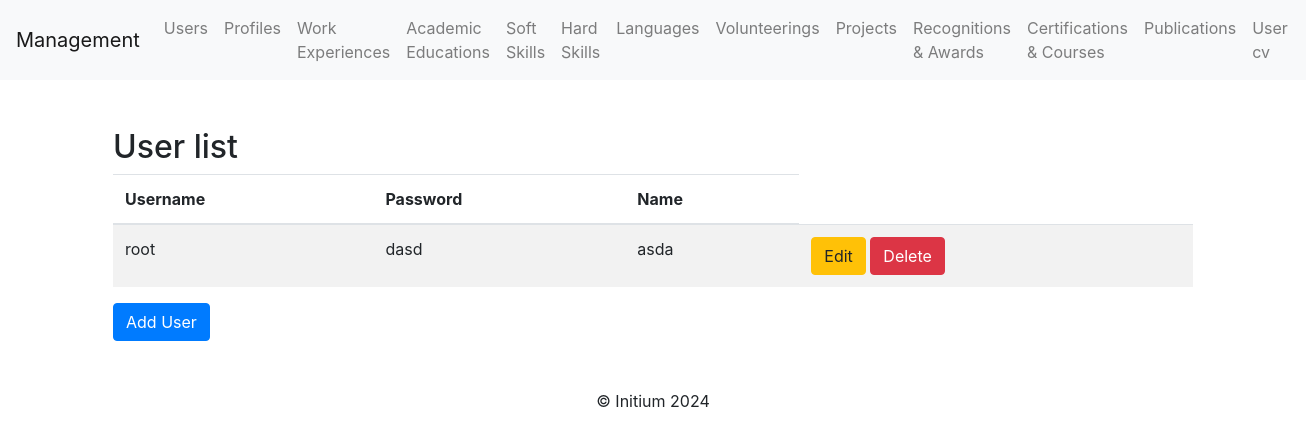
/users/, run on the app's committed database.
### profile_cv/models.py (models this page shows)
class User(models.Model):
    username = models.CharField(max_length=150, unique=True)  # Unique username
    password = models.CharField(max_length=128)  # User password
    name = models.CharField(max_length=255)  # Full name of the user

### profile_cv/views.py (the view)
# urls.py: path('users/', user_list, name='user_list'),
def user_list(request):
    users = User.objects.all()
    return render(request, "user/user_list.html", {"users": users})

### profile_cv/templates/user/user_list.html (shortened to what this page needs)
{% extends 'base.html' %}
{% block content %}
<div class="container mt-5">
    <h2>User list</h2>
    <table class="table table-striped">
        <thead>
            <tr>
                <th>Username</th>
                <th>Password</th>
                <th>Name</th>
            </tr>
        </thead>
        <tbody>
            {% for user in users %}
            <tr>
                <td>{{ user.username }}</td>
                <td>{{ user.password }}</td>
                <td>{{ user.name }}</td>
                <td>
                    <a class="btn btn-warning" href="{% url 'user_update' user.pk %}">Edit</a>
                    <a class="btn btn-danger" href="{% url 'user_delete' user.pk %}">Delete</a>
                </td>
            </tr>
            {% empty %}
            <tr>
                <td colspan="4">No Users found.</td>
            </tr>
            {% endfor %}
        </tbody>
    </table>
    <a class="btn btn-primary" href="{% url 'user_create' %}">Add User</a>
</div>
{% endblock %}

### data on the page
User: username "root", password "dasd", name "asda"
